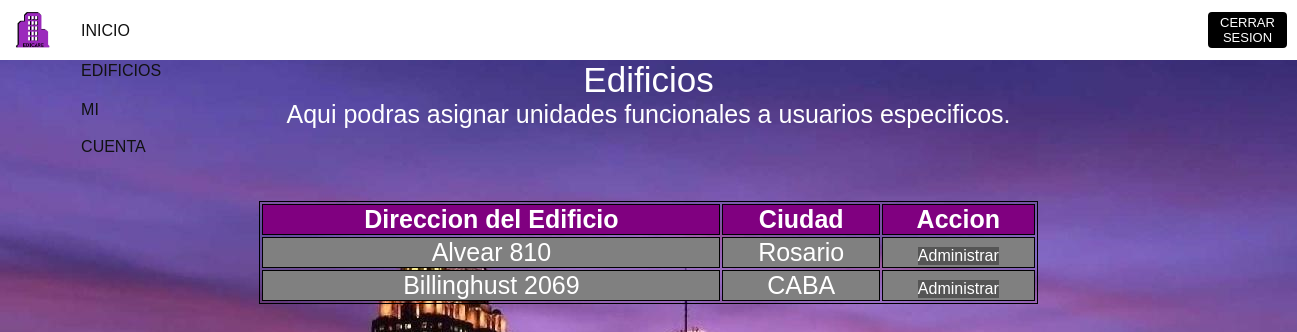
The page /loginEdicareAdmin/edificiosAdmin.php (signed in) on the database its author committed.
### tables this page shows
CREATE TABLE `edificios` (
  `idEdificio` int(11) NOT NULL,
  `Direccion` tinytext NOT NULL,
  `Ciudad` tinytext NOT NULL,
  `idAdmin` int(11) DEFAULT NULL
);

### loginEdicareAdmin/edificiosAdmin.php (the view)
<?php
  require "header.php";
if(isset($_SESSION['id'])){
  $idAd = $_SESSION['id'];
  echo '<p class="login-titulo">Edificios</p>
    <p class="login-subtitulo">Aqui podras asignar unidades funcionales a usuarios especificos.</p>
    <br></br>
    <br></br>';
  echo '</section>
    </div>
    <center>
    <div class="listaEdificios">
    <table class="datosUser">
    <tr>
    <th>Direccion del Edificio</th>
    <th>Ciudad</th>
    <th>Accion</th>
    </tr>';
  $sql = ("SELECT idEdificio,Direccion, Ciudad FROM edificios WHERE  idAdmin='$idAd'");
  $result = mysqli_query($conn, $sql);
  while ($fila = mysqli_fetch_array($result)) {
    echo '<tr><td>' . $fila[1] . '</td><td>' . $fila[2] . '</td><td>'?>
    <a href="./adminUF.php?idEd=<?php echo $fila[0];?>" class="nuevoSAdm"><button type="submit" name="idEdif" class="editar-submit" >Administrar</button></a><?php
  }
}
else{
    echo "ESTA PAGINA NO EXISTE!";
  }
 ?>

### loginEdicareAdmin/style.css (style rules this page uses)
* { margin: 0; padding: 0; text-decoration: none; }
button { cursor: pointer; }
body { background-color: #003366; background-image: url("img/backgr.jpg"); }
.login-titulo { text-align: center; font-size: 35px; font-family: arial; color: white; background-color: transparent; }
.login-subtitulo { text-align: center; font-size: 25px; font-family: arial; color: white; background-color: transparent; }
.datosUser { margin-left: 0%; text-align: center; font-size: 25px; font-family: arial; color: white; width: 60%; align-content: center }
table, th, td { border: 1px solid black; }
th { background-color: purple; }
td { background-color: gray; }
.editar-submit { background-color: #555555; border: none; color: white; margin-left: 0px; text-align: center; text-decoration: none; display: inline-block; font-size: 16px; }

### rows shown on the page
edificios: Direccion "Alvear 810", Ciudad "Rosario"
edificios: Direccion "Billinghust 2069", Ciudad "CABA"
